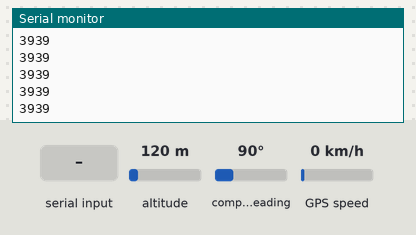
Simulated run of this sketch. Board: Arduino Uno, built with avr-gcc and run on an emulated ATmega328P. Parts: the last lines printed to the serial monitor. Inputs (shaded band) come from the test bench; at power-on: GPS speed 0 km/h, altitude 120 m, compass heading 90°. The GPS gets a fix after 3 s at 37.7749, -122.4194 with 8 satellites; the modem accepts every AT command (registered, SIM ready, sends succeed) and sends nothing else.

Above: at 9.4 s.
9.5 s: GPS speed set to 30 km/h
11.0 s: "newlat1\n" received over the second serial link
At 11.6 s:
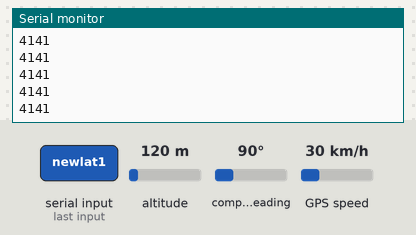
12.5 s: altitude set to 500 m
At 13.8 s:
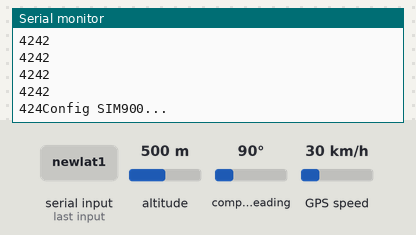
14.0 s: "newlong1\n" received over the second serial link
16.8 s: "newlat1\n" received over the second serial link
At 18.6 s:
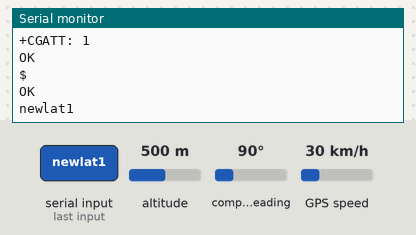
18.9 s: "newlong1\n" received over the second serial link
At 20.3 s:
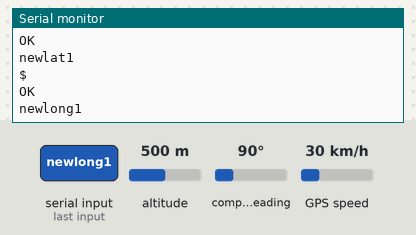
Timing chart, 0 to 21.9 s (numbered marks = the images above; inputs shaded):
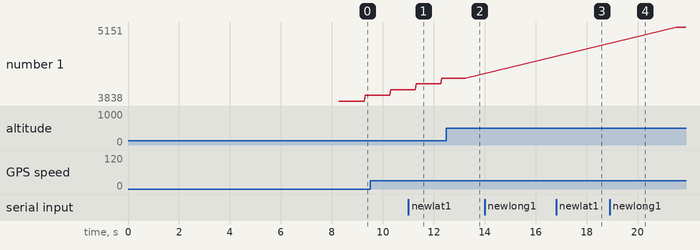

Measured:
- after the input at 11.0 s, the serial monitor: prints a new line after 0.29 s (image 1)
- after the input at 12.5 s, the serial monitor: prints a new line after 0.74 s (image 2)
- after the input at 16.8 s, the serial monitor: prints a new line after 0.61 s (image 3)
- after the input at 18.9 s, the serial monitor: prints a new line after 0.55 s (image 4)
- plotted number 1: 4040 → 4242 after the input at 11.0 s

The sketch:

vts.ino
```cpp
#include <TinyGPS++.h>
#include <SoftwareSerial.h>


// The serial connection to the GPS device
SoftwareSerial ss(4, 3);
SoftwareSerial gprsSerial(7, 8);


// The TinyGPS++ object
TinyGPSPlus gps;

int timeElapsed;
int getCoordinates();

void setup()
{
  Serial.begin(9600);
   ss.begin(9600);
  gprsSerial.begin(9600);


  Serial.println("Config SIM900...");
  delay(2000);
  Serial.println("Done!...");
  gprsSerial.flush();
  Serial.flush();

  // attach or detach from GPRS service
  gprsSerial.println("AT+CGATT?");
  delay(100);
  toSerial() ;


  // bearer settings
  gprsSerial.println("AT+SAPBR=3,1,\"CONTYPE\",\"GPRS\"");
  delay(2000);
  toSerial();

  // bearer settings
  gprsSerial.println("AT+SAPBR=3,1,\"internet\",\"vodafone\"");
  delay(2000);
  toSerial();

  // bearer settings
  gprsSerial.println("AT+SAPBR=1,1");
  delay(2000);
  toSerial();
}


void loop()
{


  //variables to hold lat and long
    int latvalue = getCoordinates();//"newlat1";
    Serial.println(latvalue);
    /*
    //int longvalue = getCoordinates();//"newlong1";


   // initialize http service
   gprsSerial.println("AT+HTTPINIT");
   delay(2000);
   toSerial();

   // set http param value
//   gprsSerial.println("AT+HTTPPARA=\"URL\",\"http://www.kenkey.xyz/api/location/?latitude=7.673778&longitude=-1.565546\"");
//   delay(2000);
//   toSerial();

  gprsSerial.print("AT+HTTPPARA=\"URL\",\"http://www.kenkey.xyz/api/location/?"); //latitude=6.673778&longitude=-1.565546
  gprsSerial.print("latitude=");  // This is the value name
  gprsSerial.print(latvalue); // value of...
  gprsSerial.print("&longitude=");  // This is the value name
  gprsSerial.print(longvalue); // value of...
  gprsSerial.println("\"");
  delay(2000);
   toSerial();

   // set http action type 0 = GET, 1 = POST, 2 = HEAD
   gprsSerial.println("AT+HTTPACTION=1");
   delay(6000);
   toSerial();

   // read server response
   gprsSerial.println("AT+HTTPREAD");
   delay(1000);
   toSerial();

   gprsSerial.println("");
   gprsSerial.println("AT+HTTPTERM");
   toSerial();
   delay(300);

   gprsSerial.println("");
   delay(10000);
   */
}

void toSerial()
{
  while(gprsSerial.available()!=0)
  {
    Serial.write(gprsSerial.read());
  }
}


int getCoordinates(){
    // This sketch displays information every time a new sentence is correctly encoded.
  while (ss.available() > 0)
    if (gps.encode(ss.read()))

  Serial.print(F("currenttime: "));
  if (gps.time.isValid())
  {
    if (gps.time.second() < 10) Serial.print(F("0"));
    timeElapsed = gps.time.second();
    Serial.print(timeElapsed);

  }
  else
  {
    Serial.print(F("INVALID"));
  }


  /*PUT CODE TO GET LONGITUDE AND LATITUDE HERE

  return(lon, lati)

  */


  if (millis() > 5000 && gps.charsProcessed() < 10)
  {
    Serial.println(F("No GPS detected: check wiring."));
    while(true);
  }
      return(timeElapsed);
}
```
